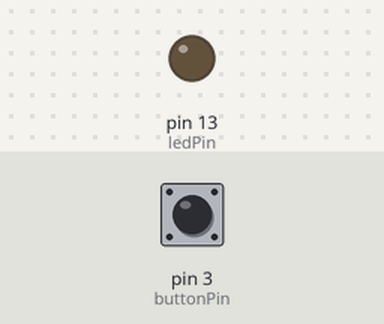
A sketch run on a simulated Arduino Leonardo, built with avr-gcc and run on an emulated ATmega32U4. On the bench: output pins drawn as LEDs (lit = HIGH). Inputs (shaded band) come from the test bench; at power-on: pin 3 (buttonPin) HIGH.

Above: at 1.2 s.
1.3 s: pin 3 (buttonPin) pulled LOW for 0.15 s
At 2.0 s:
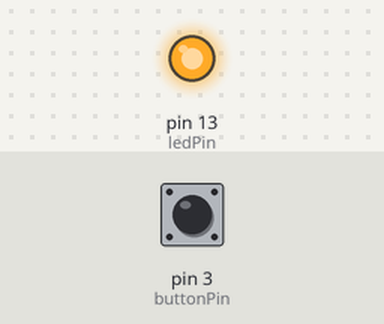
2.9 s: pin 3 (buttonPin) pulled LOW for 1 s
At 3.3 s:
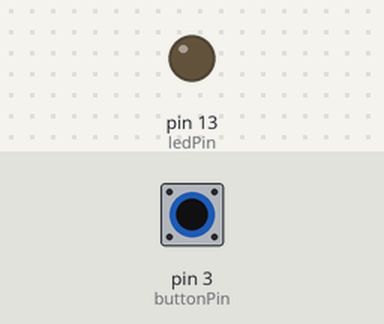
5.4 s: pin 3 (buttonPin) pulled LOW for 3.2 s
At 6.4 s:
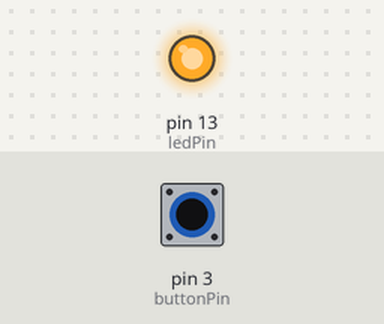
Timing chart, 0 to 8.4 s (numbered marks = the images above; inputs shaded):
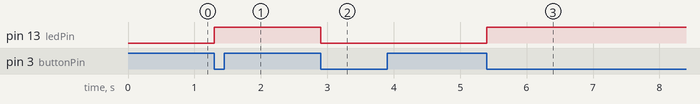

Measured:
- after the input at 1.3 s, pin 13 (ledPin): LOW → HIGH at once
- after the input at 2.9 s, pin 13 (ledPin): HIGH → LOW at once
- after the input at 5.4 s, pin 13 (ledPin): LOW → HIGH at once

The sketch:

interrupt.ino
```cpp
/* Pin13 控制板载 LED L */
const int ledPin = 13;

/* 对于 Arduino Leonardo 板子 int.0 对应的引脚是 Pin3 */
const int buttonPin = 3;

/* 使用 volatile 关键字是防止捕捉到的状态被 C 语言代码优化机制优化 */
volatile int state = LOW;

void setup()
{
  pinMode(ledPin, OUTPUT);

  /* 按键输入引脚需要上拉，不然不稳定 */
  pinMode(buttonPin, INPUT_PULLUP);

  /* 指定 int.0 的中断处理函数为 int0() ，并设置为下降沿出发中断 */
  attachInterrupt(0, int0, FALLING);
}

void loop()
{
  digitalWrite(ledPin, state);
}

/* 每按一次按键，便产生一个下降沿，触发一次中断 */
void int0()
{
  state = !state;
}
```
